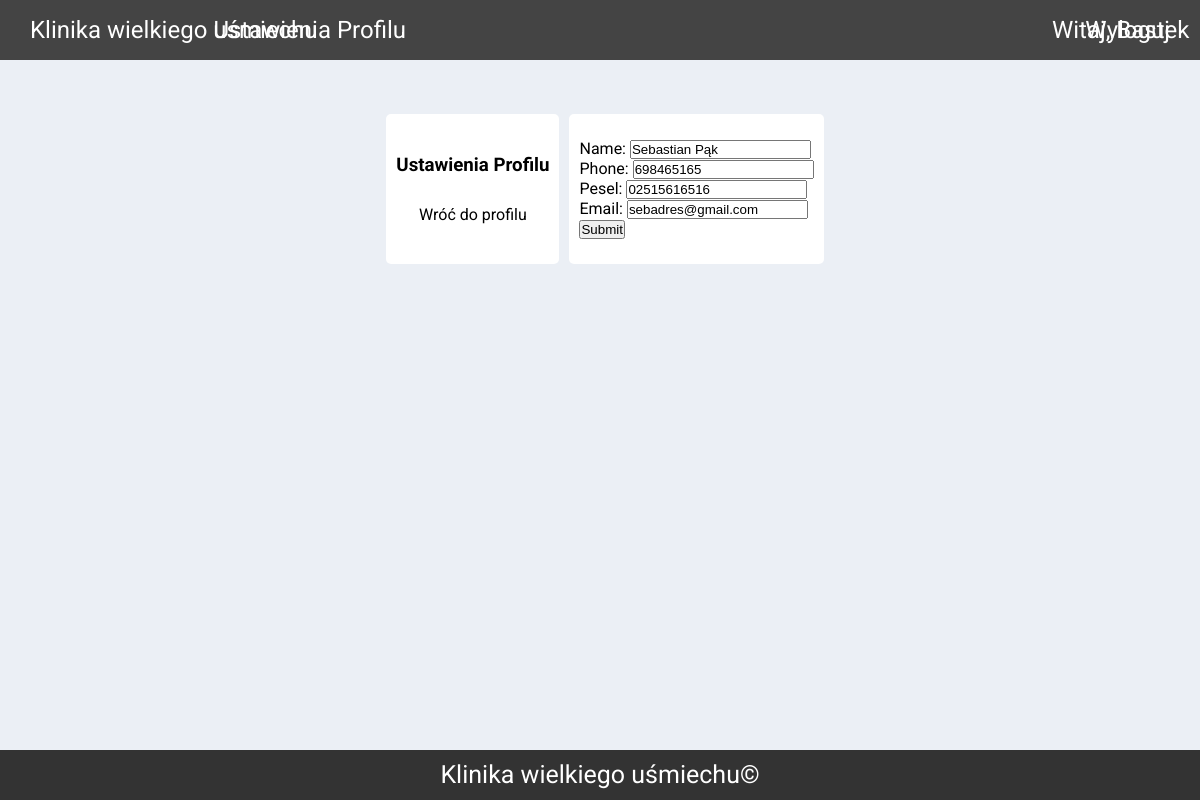
/konto/ (signed in), run on the app's committed database.
### pacjenci/models.py (models this page shows, shortened)
class Pacjent(models.Model):
    user = models.OneToOneField(User,null=True, on_delete=models.CASCADE)
    name = models.CharField(max_length=40)
    phone = models.CharField(max_length=9)
    pesel = models.CharField(max_length=11)
    email = models.CharField(max_length=30)

### pacjenci/decorators.py (the view)
        def wrapper_func(request, *args, **kwargs):
            group = None
            if request.user.groups.exists():
                group = request.user.groups.all()[0].name
            if group in allowed_roles:
                return view_func(request, *args, **kwargs)
            else:
                return HttpResponse('You are not authorized to see this page')

### pacjenci/forms.py
class PacjentForm(ModelForm):
    class Meta:
        model = Pacjent
        fields = '__all__'
        exclude = ['user']

### pacjenci/templatetags/authfun.py (called while the page is built)
@register.filter(name='isInGroup')
def isInGroup(user,groupname):
    return user.groups.filter(name=groupname).exists()

### pacjenci/views.py (called while the page is built)
@login_required(login_url='login')
@allowed_users(allowed_roles=['pacjent'])
def ustawieniaKonta(request):
    pacjent = request.user.pacjent
    form = PacjentForm(instance=pacjent)
    if request.method == 'POST':
         form = PacjentForm(request.POST, instance=pacjent)
         if form.is_valid():
            form.save()
    context={'form':form}
    return render(request, 'pacjenci/user_settings.html',context)

### pacjenci/templates/pacjenci/user_settings.html (shortened to what this page needs)
{% extends 'pacjenci/main.html' %}
{% load static %}
{% block content %}
<br>
<div class="row-sett">
        <div class="btns-sett">
            <h3 style="text-align: center;" >Ustawienia Profilu</h3>
            <a href="{% url 'home' %}" class="btn-back">Wróć do profilu</a>
    </div>
        <div class="form-sett">
            <form action="" method="POST"  >
                {{form.as_p}}
                <input type="submit" class="btn-subm " name="update information">
            </form>
    </div>
</div>
{% endblock %}

### pacjenci/templates/pacjenci/navbar.html
{% load authfun %}
{% load static %}
<nav class=" ">
	<p class="navp">Klinika wielkiego uśmiechu</p>
	<div class=" " id=" ">
		<ul class="list">
			{% if request.user|isInGroup:"admin"  %}
			<li class="second">
				<a class="home-link " href="{% url 'home' %}">Dashboard</a>
			</li>
			{% else %}
			<li class="second">
				<a href="{% url 'konto' %}" class="nav-link">Ustawienia Profilu</a>
			</li>
			{% endif %}
		</ul>
	</div>
	<span class="hello">Witaj, {{request.user}}</span>
	<span><a class="logout" href="{% url 'logout' %}">Wyloguj</a></span>
</nav>

### static/css/main.css (style rules this page uses)
* { box-sizing: border-box; margin: 0; padding: 0; }
body { background-color: #ebeff5; height: 100%; font-family: 'Roboto', sans-serif; }
a { text-decoration: none; color: #fff; }
nav { color: #fff; height: 60px; font-size: 24px; display: flex; background-color: #444; align-items: center; justify-content: space-between; text-decoration: none; }
.list { list-style-type: none; }
.navp { position: relative; left: 30px; }
.second { position: relative; left: -240px; }
.logout { position: relative; right: 30px; color: #fff; }
.hello { position: relative; right: -240px; }
.row-sett { display: flex; align-items: center; justify-content: center; margin-top: 25px; }
.btn-back { color: #000; }
.btn-subm { color: #000; }
.btns-sett { display: flex; flex-direction: column; justify-content: space-evenly; align-items: center; color: #000; background-color: #fff; height: 150px; margin: 10px; border-radius: 5px; padding: 10px; }
.form-sett { background-color: #fff; border-radius: 5px; height: 150px; display: flex; align-items: center; justify-content: space-evenly; padding: 10px; }

### data on the page
Pacjent: name "Sebastian Pąk", phone "698465165", pesel "02515616516", email "sebadres@gmail.com"

### other printed values
{{ request.user }} "Bastek"
